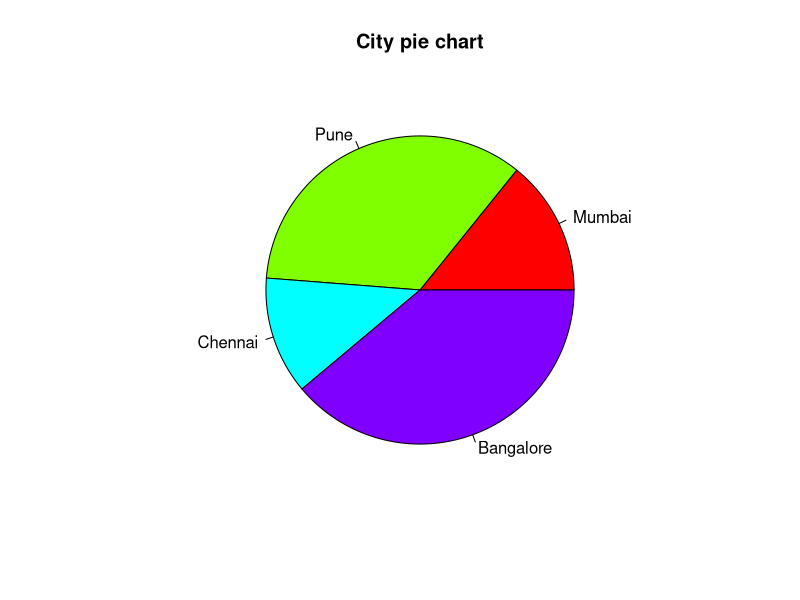

Write the R code that produced this figure.
# Create data for the graph.
geeks<- c(23, 56, 20, 63)
labels <- c("Mumbai", "Pune", "Chennai", "Bangalore")
 
# Plot the chart with title and rainbow
# color pallet.
pie(geeks, labels, main = "City pie chart",
            col = rainbow(length(geeks)))
